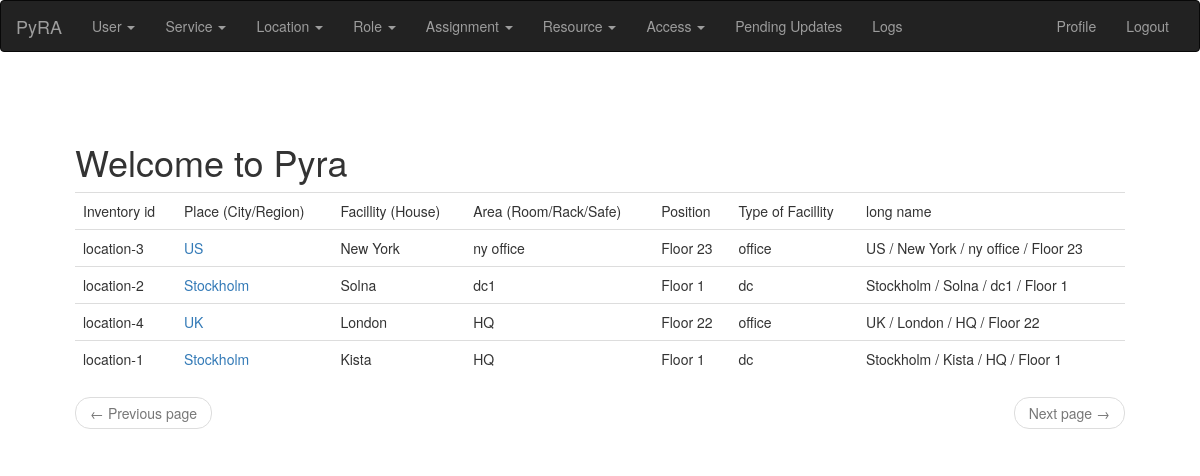
/location/list/ (signed in), run on the app's committed database.
### app/main/models.py (models this page shows, shortened)
class PaginatedAPIMixin(object):
    @staticmethod
    def to_collection_dict(query, page, per_page, endpoint, **kwargs):
        resources = query.paginate(page, per_page, False)
        print("page: %s per_page: %s endpoint %s" % (page, per_page, endpoint))
        data = {
            'items': [item.to_dict() for item in resources.items],
            '_meta': {
                'page': page,
                'per_page': per_page,
                'total_pages': resources.pages,
                'total_items': resources.total
            },
            '_links': {
                'self': url_for(endpoint, id=id, page=page, per_page=per_page,
                                **kwargs),
                'next': url_for(endpoint, id=id, page=page + 1, per_page=per_page,
                                **kwargs) if resources.has_next else None,
                'prev': url_for(endpoint, id=id, page=page - 1, per_page=per_page,
                                **kwargs) if resources.has_prev else None
            }
        }
        return data

class Location(PaginatedAPIMixin, db.Model):
    __tablename__ = "location"
    id = db.Column(db.Integer, primary_key=True)
    place = db.Column(db.String(140), index=True)
    facillity = db.Column(db.String(140), index=True)
    area = db.Column(db.String(140), index=True)
    position = db.Column(db.String(128))
    type = db.Column(db.String(128))
    def longName(self):
        return '{} / {} / {} / {}'.format(self.place, self.facillity,
                                          self.area, self.position)
    def inventory_id(self):
        return '{}-{}'.format(self.__class__.__name__.lower(), self.id)

### app/main/routes.py (the view)
@bp.route('/location/list/', methods=['GET', 'POST'])
@login_required
def location_list():
    page = request.args.get('page', 1, type=int)
    locations = Location.query.order_by(Location.area.desc()).paginate(
        page, current_app.config['POSTS_PER_PAGE'], False)
    next_url = url_for('main.location_list',
                       page=locations.next_num) if locations.has_next else None
    prev_url = url_for('main.location_list',
                       page=locations.prev_num) if locations.has_prev else None
    return render_template('location.html', locations=locations.items,
                           next_url=next_url, prev_url=prev_url)

### app/main/models.py (called while the page is built)
@login.user_loader
def load_user(id):
    return User.query.get(int(id))

### app/main/routes.py (called while the page is built)
@bp.before_app_request
def before_request():
    if current_user.is_authenticated:
        current_user.last_seen = datetime.utcnow()
        db.session.commit()
    g.locale = str(get_locale())

### app/templates/location.html (shortened to what this page needs)
{% extends "base.html" %}
{% import 'bootstrap/wtf.html' as wtf %}
{% block app_content %}
{% if locations %}
<table class="table table-hover">
    <tr>
      <td>{{_('Inventory id')}}</td>
      <td>{{_('Place (City/Region)')}}</td>
      <td>{{_('Facillity (House)')}}</td>
      <td>{{_('Area (Room/Rack/Safe)')}}</td>
      <td>{{_('Position')}}</td>
      <td>{{_('Type of Facillity')}}</td>
      <td>{{_('long name')}}</td>
    </tr>
    {% for l in locations %}
      <tr>
        <td>  {{ l.inventory_id() }} </td>
        <td>
              <A HREF="{{url_for('main.location_edit', location=l.id)}}">
                {{ l.place }}
              </A>
        </td>
        <td>
                {{ l.facillity }}
        </td>
        <td>
                {{ l.area }}
        </td>
        <td>
                {{ l.position }}
        </td>
        <td>
                {{ l.type }}
        </td>
        <td>
                {{ l.longName() }}
        </td>
      </tr>
    {% endfor %}
    </table>
    <nav aria-label="...">
        <ul class="pager">
            <li class="previous{% if not prev_url %} disabled{% endif %}">
                <a href="{{ prev_url or '#' }}">
                    <span aria-hidden="true">&larr;</span> {{ _('Previous page') }}
                </a>
            </li>
            <li class="next{% if not next_url %} disabled{% endif %}">
                <a href="{{ next_url or '#' }}">
                    {{ _('Next page') }} <span aria-hidden="true">&rarr;</span>
                </a>
            </li>
        </ul>
    </nav>
{% endif %}
{% endblock %}

### data on the page
Location: inventory_id "location-3", place "US", facillity "New York", area "ny office", position "Floor 23", type "office", longName "US / New York / ny office / Floor 23"
Location: inventory_id "location-2", place "Stockholm", facillity "Solna", area "dc1", position "Floor 1", type "dc", longName "Stockholm / Solna / dc1 / Floor 1"
Location: inventory_id "location-4", place "UK", facillity "London", area "HQ", position "Floor 22", type "office", longName "UK / London / HQ / Floor 22"
Location: inventory_id "location-1", place "Stockholm", facillity "Kista", area "HQ", position "Floor 1", type "dc", longName "Stockholm / Kista / HQ / Floor 1"
